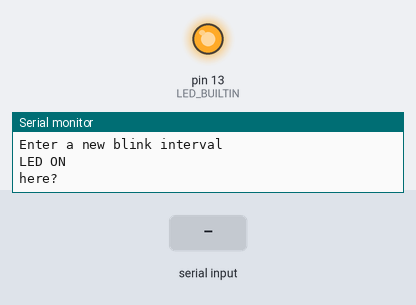
Bench run of a sketch on a simulated Arduino Uno, built with avr-gcc and run on an emulated ATmega328P. Parts: output pins drawn as LEDs (lit = HIGH), the last lines printed to the serial monitor. Inputs (shaded band) come from the test bench.

Above: at 1.2 s.
1.3 s: "5\n" received over Serial
At 3.2 s:
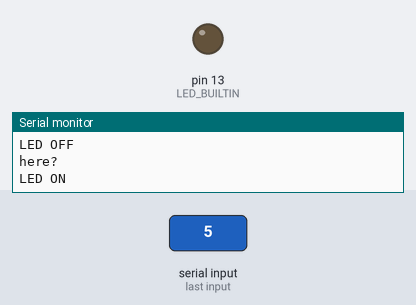
4.3 s: "5\n" received over Serial
7.3 s: "30,150\n" received over Serial
Timing chart, 0 to 16.3 s (numbered marks = the images above; inputs shaded):
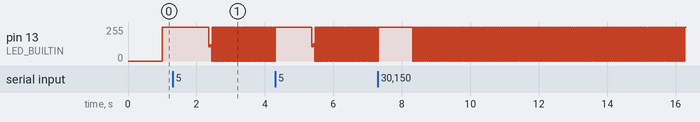

Measured:
- by itself, pin 13 (LED_BUILTIN): repeats every 0.06 s: 0/255 0.03 s, 255/255 0.03 s

The sketch:

SerialBlink.ino
```cpp
int ledState = LOW;

int interval;
String user_data;
unsigned long previousMillis = 0;

void setup() {
  Serial.begin(9600);
  pinMode(LED_BUILTIN, OUTPUT);
  interval = 1000;
  Serial.println("Enter a new blink interval");
}
void loop() {
  if (Serial.available() > 0) {
    user_data = Serial.readString();
    interval = user_data.toInt();
    Serial.println(interval);
    Serial.println("here!");
  }

  unsigned long currentMillis = millis();
  if (currentMillis - previousMillis >= interval) {
    previousMillis = currentMillis;
    if (ledState == LOW) {
      ledState = HIGH;
      Serial.println("LED ON");
    } else {
      ledState = LOW;
      Serial.println("LED OFF");
    }
    digitalWrite(LED_BUILTIN, ledState);
    Serial.println("here?");
  }
}
```
